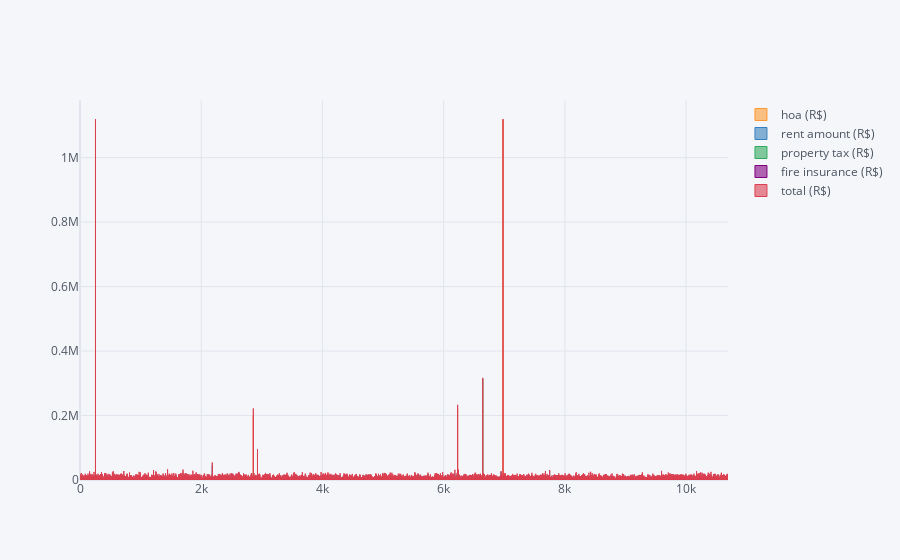

Here is the notebook cell this chart was saved with:
### Code cell
df[['hoa (R$)','rent amount (R$)','property tax (R$)','fire insurance (R$)','total (R$)']].iplot(kind="bar",mode='markers',size=7)

### Figure 1 — Plotly figure (JSON) as saved in the notebook; plotly's stock layout.template omitted (floating-point values rounded to 4 significant figures; data arrays with more than 128 entries replaced by an {"elided": "..."} marker saying what was removed)
{"data": [{"marker": {"color": "rgba(255, 153, 51, 0.6)", "line": {"color": "rgba(255, 153, 51, 1.0)", "width": 1}}, "name": "hoa (R$)", "orientation": "v", "text": "", "type": "bar", "x": {"elided": "10692 int values"}, "y": {"elided": "10692 int values"}}, {"marker": {"color": "rgba(55, 128, 191, 0.6)", "line": {"color": "rgba(55, 128, 191, 1.0)", "width": 1}}, "name": "rent amount (R$)", "orientation": "v", "text": "", "type": "bar", "x": {"elided": "10692 int values"}, "y": {"elided": "10692 int values"}}, {"marker": {"color": "rgba(50, 171, 96, 0.6)", "line": {"color": "rgba(50, 171, 96, 1.0)", "width": 1}}, "name": "property tax (R$)", "orientation": "v", "text": "", "type": "bar", "x": {"elided": "10692 int values"}, "y": {"elided": "10692 int values"}}, {"marker": {"color": "rgba(128, 0, 128, 0.6)", "line": {"color": "rgba(128, 0, 128, 1.0)", "width": 1}}, "name": "fire insurance (R$)", "orientation": "v", "text": "", "type": "bar", "x": {"elided": "10692 int values"}, "y": {"elided": "10692 int values"}}, {"marker": {"color": "rgba(219, 64, 82, 0.6)", "line": {"color": "rgba(219, 64, 82, 1.0)", "width": 1}}, "name": "total (R$)", "orientation": "v", "text": "", "type": "bar", "x": {"elided": "10692 int values"}, "y": {"elided": "10692 int values"}}], "layout": {"legend": {"bgcolor": "#F5F6F9", "font": {"color": "#4D5663"}}, "paper_bgcolor": "#F5F6F9", "plot_bgcolor": "#F5F6F9", "title": {"font": {"color": "#4D5663"}}, "xaxis": {"gridcolor": "#E1E5ED", "showgrid": true, "tickfont": {"color": "#4D5663"}, "title": {"font": {"color": "#4D5663"}, "text": ""}, "zerolinecolor": "#E1E5ED"}, "yaxis": {"gridcolor": "#E1E5ED", "showgrid": true, "tickfont": {"color": "#4D5663"}, "title": {"font": {"color": "#4D5663"}, "text": ""}, "zerolinecolor": "#E1E5ED"}}}
